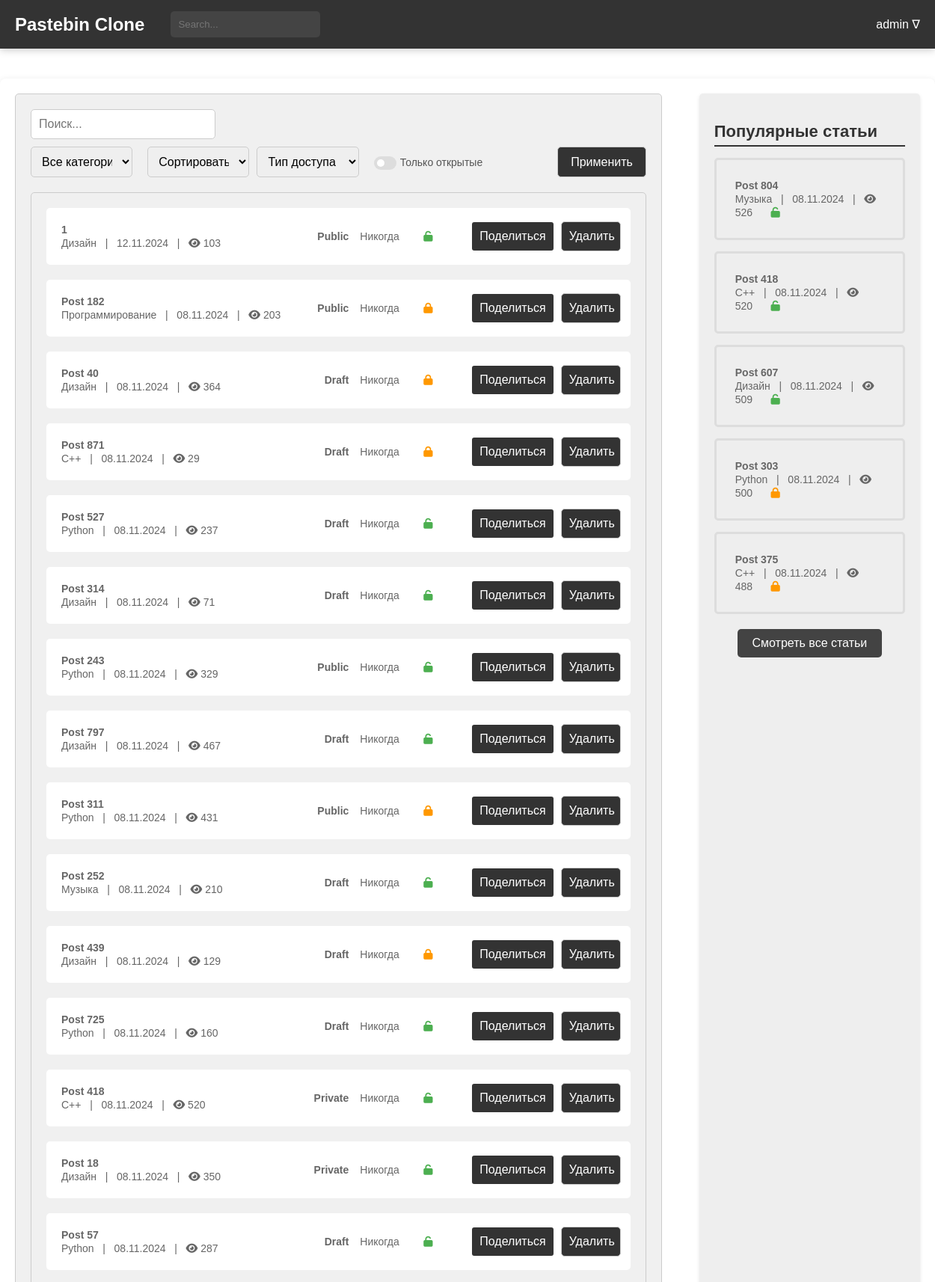
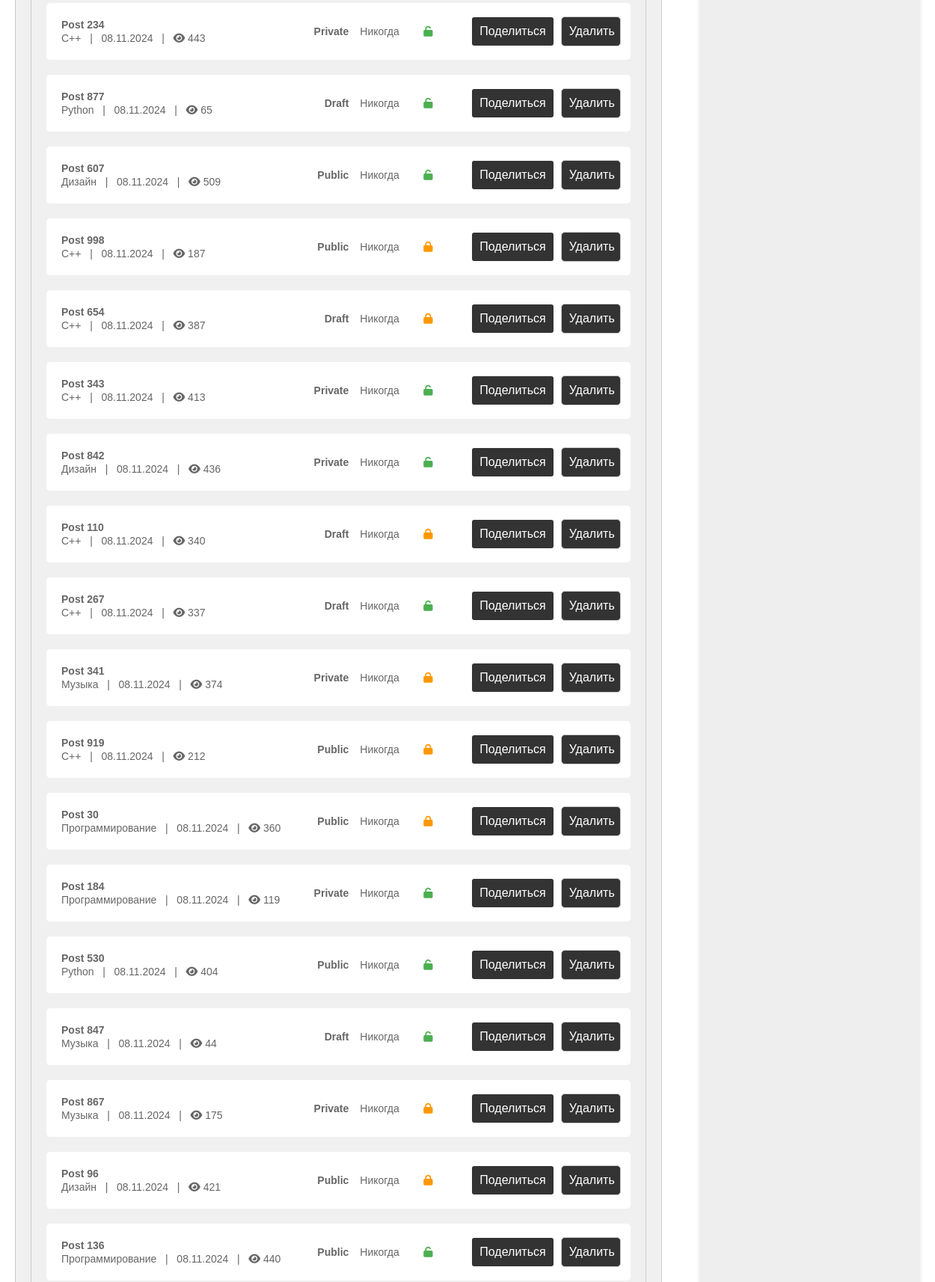
Screenshot of /users/posts/ (signed in, upper part) with the database file from the repository (2 pictures, top to bottom).
### users/models.py (models this page shows, shortened)
class CustomUser(AbstractUser):
    bio = models.TextField(blank=True, null=True)
    favorites = models.ManyToManyField('blog.Paste', related_name='favorited_by', blank=True)
    address = models.CharField(max_length=100, blank=True, null=True)
    avatar = models.ImageField(upload_to='avatars/', blank=True, null=True)
    groups = models.ManyToManyField(
        'auth.Group',
        related_name='customuser_set',
        blank=True
    )
    user_permissions = models.ManyToManyField(
        'auth.Permission',
        related_name='customuser_set',
        blank=True
    )
    class Meta:
        verbose_name = "Пользователь"
        verbose_name_plural = "Пользователи"

### blog/models.py (models this page shows, shortened)
class Paste(models.Model):
    ACCESS_STATUS_CHOICES = [
        (0, 'Private'),
        (1, 'Public'),
        (2, 'Draft'),
    ]
    TIME_LIVE_CHOICES = [
        (None, 'Никогда'),
        (timedelta(minutes=2), 'Через 2 минуты'),
        (timedelta(hours=1), 'Через 1 час'),
        (timedelta(days=1), 'Через 1 день'),
        (timedelta(weeks=1), 'Через 1 неделю'),
    ]
    title = models.CharField(max_length=200)
    content = models.TextField()
    author = models.ForeignKey(User, on_delete=models.CASCADE)
    created_at = models.DateTimeField(auto_now_add=True)
    updated_at = models.DateTimeField(auto_now=True)
    slug = models.UUIDField(default=uuid.uuid4, editable=False, unique=True)
    tags = models.ManyToManyField(Tag, related_name='posts')
    category = models.ForeignKey(Category, on_delete=models.SET_NULL, null=True)
    access_status = models.IntegerField(choices=ACCESS_STATUS_CHOICES, default=1)
    time_live = models.DurationField(null=True, blank=True)
    password = models.CharField(max_length=100, null=True, blank=True)
    is_delete_after_read = models.BooleanField(default=False)
    views_count = models.PositiveIntegerField(default=0)
    favourite_count = models.PositiveIntegerField(default=0)
    def get_absolute_url(self):
        return reverse('blog:post-detail', kwargs={'slug': self.slug})
    def get_deletion_date(self):
        if self.time_live:
            deletion_date = timezone.now() + self.time_live
            return deletion_date.strftime('%d.%m.%Y')
        return "Никогда"
    def get_formatted_created_at(self):
        return self.created_at.strftime('%d.%m.%Y')
    class Meta:
        verbose_name = 'Паста'
        verbose_name_plural = 'Паста'

class Category(models.Model):
    name = models.CharField(max_length=30, unique=True)
    parent = models.ForeignKey(
        'self',
        on_delete=models.CASCADE,
        null=True, blank=True,
        related_name='subcategories'
    )
    def __str__(self):
        return self.name
    class Meta:
        verbose_name = 'Категория'
        verbose_name_plural = 'Категории'

### users/views.py (the view)
# urls.py: path('posts/', views.posts_list, name='posts-list'),
@login_required
def posts_list(request):
    user = request.user
    posts = Paste.objects.filter(author=user).order_by('-created_at')
    popular_posts = Paste.objects.order_by('-views_count')[:5]
    categories = Category.objects.all()
    category = request.GET.get('category')
    sort_by = request.GET.get('sort')
    access_status = request.GET.get('access_status')
    has_password = request.GET.get('has_password')
    search_query = request.GET.get('search', '')
    posts = sort_and_filter(posts, category, sort_by, access_status, has_password, search_query)
    return render(request, 'users_posts.html', {
        'posts': posts,
        'popular_posts': popular_posts,
        'categories': categories,
        'selected_category': category,
        'selected_sort': sort_by,
        'has_password': has_password,
        'search_query': search_query
    })

### general/context_processors.py (called while the page is built)
def unread_counts(request):
    if request.user.is_authenticated:
        unread_messages_count = Messages.objects.filter(user=request.user, is_checked=False).count()
        unread_notifications_count = Notifications.objects.filter(user=request.user, is_checked=False).count()
    else:
        unread_messages_count = 0
        unread_notifications_count = 0
    return {
        'unread_messages_count': unread_messages_count,
        'unread_notifications_count': unread_notifications_count,
    }

### users/templates/users_posts.html (shortened to what this page needs)
{% extends 'blog/temps/base.html' %}
{% load static %}
{% block head %}
    <link rel="stylesheet" type="text/css" href="{% static 'css/users_posts.css' %}">
{% endblock %}
{% block content %}
<main>
    <div class="main-container">
        <div class="post-filter">
            <form method="get" action="{% url 'users:posts-list' %}">
                <input type="search" name="search" placeholder="Поиск..." value="{{ search_query }}">
                <div style="display: flex; justify-content: space-between; margin-top: 10px;">
                    <select name="category" style="width: 35%;">
                        <option value="">Все категории</option>
                    </select>
                    <select name="sort" style="width: 35%; margin-left: 20px;">
                        <option value="">Сортировать по</option>
                    </select>
                    <select name="access_status" style="width: 35%; margin-left: 10px;">
                        <option value="">Тип доступа</option>
                    </select>
                    <div class="checkbox-container">
                        <label for="has_password">
                            <span>Только открытые</span>
                            <span></span>
                            <span></span>
                        </label>
                    </div>
                    <button type="submit" style="margin-left: 100px;">Применить</button>
                </div>
            </form>
            <div class="post-list">
                <ul>
                    {% for post in posts %}
                    <li class="post-item">
                        <div class="post-details">
                            <a href="{% url 'blog:post-detail' post.slug %}">
                                <span class="article-title">{{ post.title }}</span>
                                <br>
                                <span class="article-meta">{{ post.category }} &nbsp; | &nbsp; {{ post.get_formatted_created_at }} &nbsp; |  &nbsp;
                                    <i class="fa fa-eye"></i> <span class="view-count">{{post.views_count}}</span></span>
                            </a>
                        </div>
                        <div class="post-actions">
                            <span class="post-status">{{ post.get_access_status_display }}</span>
                            <span class="post-time">{{ post.get_deletion_date }}</span>
                            {% if post.password %}
                            <span><i class="fa fa-lock" aria-hidden="true" style="color: #FF9800;"></i></span>
                            {% else %}
                            <span><i class="fa fa-unlock" aria-hidden="true" style="color: #4CAF50;"></i></span>
                            {% endif %}
                            <button class="post-share-button" onclick="copyToClipboard('{{ post.get_absolute_url }}')">
                                Поделиться
                            </button>
                            <form method="post" action="{% url 'blog:post-delete' post.id %}">
                                <button type="submit">Удалить</button>
                            </form>
                        </div>
                    </li>
                    {% endfor %}
                </ul>
            </div>
        </div>
        {% include 'blog/temps/popular_posts.html' %}
    </div>
</main>
{% endblock %}

### blog/templates/blog/temps/header.html (shortened to what this page needs)
{% load static %}
<head>
    <link rel="stylesheet" type="text/css" href="{% static 'css/header.css' %}">
</head>
<header>
    <div class="header-container">
        <a href="{% url 'blog:index' %}" style='all: unset;'>
            <div class="header-logo">Pastebin Clone</div>
        </a>
        <div class="header-search">
            <form method="get" action="{% url 'blog:posts-list' %}">
                <input type="search" name="search" placeholder="Search..." value="{{ search_query }}">
            </form>
        </div>
        {% if request.user.is_authenticated %}
        <div class="header-auth">
            <span class="dropdown-toggle" style="margin-left: 10px; position: relative;">
                {{ request.user.username }} &#8711;
            </span>
        </div>
        {% else %}
        <div class="header-auth">
            <a href="{% url 'users:login' %}" class="auth-link">Log In /</a>
            <a href="{% url 'users:register' %}" class="auth-link">Sign In</a>
        </div>
        {% endif %}
    </div>
</header>

### blog/templates/blog/temps/popular_posts.html
{% load static %}
<head>
    <link rel="stylesheet" type="text/css" href="{% static 'css/popular_posts.css' %}">
    <link rel="stylesheet" href="https://cdnjs.cloudflare.com/ajax/libs/font-awesome/6.0.0-beta3/css/all.min.css">
</head>
<div class="right-block">
    <h2>Популярные статьи</h2>
    <ul>
        {% for popular_post in popular_posts %}
        <li>
            <a href="{% url 'blog:post-detail' popular_post.slug %}">
                <span class="article-title">{{popular_post.title}}</span>
                <br>
                <span class="article-meta">{{ popular_post.category }} &nbsp; | &nbsp; {{ popular_post.get_formatted_created_at }} &nbsp; |  &nbsp;
                                    <i class="fa fa-eye"></i> <span
                            class="view-count">{{popular_post.views_count}}</span></span>
                {% if popular_post.password %}
                <span><i class="fa fa-lock" aria-hidden="true" style="color: #FF9800;"></i></span>
                {% else %}
                <span><i class="fa fa-unlock" aria-hidden="true" style="color: #4CAF50;"></i></span>
                {% endif %}
            </a>
        </li>
        {% endfor %}
    </ul>
     <div class="all-posts-link">
        <a href="{% url 'blog:posts-list' %}">Смотреть все статьи</a>
    </div>
</div>

### users/static/css/users_posts.css (style rules this page uses)
body { margin: 0; padding: 0; font-family: Arial, sans-serif; }
.main-container { display: flex; justify-content: space-between; max-width: 1400px; margin: 40px auto; padding: 20px; box-shadow: 0 2px 10px rgba(0, 0, 0, 0.1); border-radius: 8px; background-color: #ffffff; }
.right-block { width: 30%; background-color: #eeeeee; padding: 20px; height: auto; border-radius: 5px; margin-left: 50px; }
.post-list ul { list-style: none; padding: 0; margin: 0; }
.post-list li { margin-bottom: 20px; }
.post-list a { display: block; padding: 10px; background-color: #fff; border-radius: 5px; text-decoration: none; color: #333; transition: background-color 0.3s; }
.post-list span { font-size: 14px; color: #666; }
.post-filter { background-color: #f0f0f0; padding: 20px; border: 1px solid #ccc; border-radius: 5px; margin-bottom: 20px; }
.post-filter form { display: flex; flex-wrap: wrap; justify-content: space-between; }
.post-filter input[type="search"], .post-filter select, .post-filter button[type="submit"] { width: 30%; padding: 10px; font-size: 16px; border: 1px solid #ccc; border-radius: 5px; }
.post-filter button[type="submit"] { background-color: #333; color: #fff; cursor: pointer; margin-left: auto; }
.post-list { background-color: #f0f0f0; border: 1px solid #ccc; border-radius: 5px; margin-top: 20px; padding: 20px; }
.post-item { display: flex; justify-content: space-between; align-items: center; margin-bottom: 20px; background-color: #fff; padding: 10px; border-radius: 5px; transition: background-color 0.3s; }
.post-details { display: flex; flex-direction: column; gap: 10px; }
.post-actions { display: flex; align-items: center; justify-content: space-between; min-width: 350px; }
.post-actions span { margin-right: 15px; }
.post-actions form { display: inline; margin: 0; padding: 0; }
.post-actions button { width: 30%; padding: 10px; font-size: 16px; background-color: #333; color: white; border: none; border-radius: 3px; cursor: pointer; transition: background-color 0.3s; min-width: 80px; }
.post-time { color: #FF9800; min-width: 120px; display: inline-block; }
.post-status { font-weight: bold; color: #4CAF50; }
.post-time { color: #FF9800; }
.right-block h2 { font-size: 22px; font-weight: bold; margin-bottom: 15px; color: #333; border-bottom: 2px solid #333333FF; padding-bottom: 5px; }
.right-block ul { list-style: none; padding: 0; margin: 0; }
.right-block li { margin-bottom: 15px; padding: 10px; border: 3px solid #ddd; border-radius: 5px; transition: background-color 0.3s; }
.right-block a { display: block; padding: 15px; color: #333; text-decoration: none; border-radius: 5px; transition: background-color 0.3s; }
.right-block span { font-size: 14px; color: #666; }
.right-block i { font-size: 14px; margin-right: 5px; }
.article-title { font-weight: bold; font-size: 34px; }
.post-share-button { padding: 5px 15px; background-color: #f44336; color: white; border: none; border-radius: 3px; cursor: pointer; transition: background-color 0.3s; min-width: 80px; margin-right: 10px; }
.post-actions i.fa-lock { color: #FF9800; }
.post-actions i.fa-unlock { color: #4CAF50; }
.post-actions i.fa-lock, .post-actions i.fa-unlock { margin-left: -50px; }
.view-count { margin-left: 0; }
.checkbox-container { margin-left: 20px; display: flex; align-items: center; }
.checkbox-container label { position: relative; display: flex; align-items: center; cursor: pointer; font-size: 18px; color: #555; white-space: nowrap; }
.checkbox-container label span:first-child { position: relative; padding-left: 35px; font-size: 14px; }
.checkbox-container label span:nth-child(2) { position: absolute; left: 0; top: 0; width: 30px; height: 18px; background-color: #ddd; border-radius: 15px; transition: 0.3s; }
.checkbox-container label span:nth-child(3) { position: absolute; left: 4px; top: 4px; width: 10px; height: 10px; background-color: #fff; border-radius: 50%; transition: 0.3s; }

### blog/static/css/footer.css (style rules this page uses)
html, body { height: 100%; margin: 0; }
body { display: flex; flex-direction: column; }
main { flex: 1; }

### rows the page displays
CustomUser: user.username "admin"
Paste: title "1", category "Дизайн", get_formatted_created_at "12.11.2024", views_count "103", access_status "Public", get_deletion_date "Никогда"
Paste: title "Post 182", category "Программирование", get_formatted_created_at "08.11.2024", views_count "203", access_status "Public", get_deletion_date "Никогда"
Paste: title "Post 40", category "Дизайн", get_formatted_created_at "08.11.2024", views_count "364", access_status "Draft", get_deletion_date "Никогда"
Paste: title "Post 871", category "С++", get_formatted_created_at "08.11.2024", views_count "29", access_status "Draft", get_deletion_date "Никогда"
Paste: title "Post 527", category "Python", get_formatted_created_at "08.11.2024", views_count "237", access_status "Draft", get_deletion_date "Никогда"
Paste: title "Post 314", category "Дизайн", get_formatted_created_at "08.11.2024", views_count "71", access_status "Draft", get_deletion_date "Никогда"
Paste: title "Post 243", category "Python", get_formatted_created_at "08.11.2024", views_count "329", access_status "Public", get_deletion_date "Никогда"
Paste: title "Post 797", category "Дизайн", get_formatted_created_at "08.11.2024", views_count "467", access_status "Draft", get_deletion_date "Никогда"
Paste: title "Post 311", category "Python", get_formatted_created_at "08.11.2024", views_count "431", access_status "Public", get_deletion_date "Никогда"
Paste: title "Post 252", category "Музыка", get_formatted_created_at "08.11.2024", views_count "210", access_status "Draft", get_deletion_date "Никогда"
Paste: title "Post 439", category "Дизайн", get_formatted_created_at "08.11.2024", views_count "129", access_status "Draft", get_deletion_date "Никогда"
Paste: title "Post 725", category "Python", get_formatted_created_at "08.11.2024", views_count "160", access_status "Draft", get_deletion_date "Никогда"
Paste: title "Post 418", category "С++", get_formatted_created_at "08.11.2024", views_count "520", access_status "Private", get_deletion_date "Никогда"
Paste: title "Post 18", category "Дизайн", get_formatted_created_at "08.11.2024", views_count "350", access_status "Private", get_deletion_date "Никогда"
Paste: title "Post 57", category "Python", get_formatted_created_at "08.11.2024", views_count "287", access_status "Draft", get_deletion_date "Никогда"
Paste: title "Post 234", category "С++", get_formatted_created_at "08.11.2024", views_count "443", access_status "Private", get_deletion_date "Никогда"
Paste: title "Post 877", category "Python", get_formatted_created_at "08.11.2024", views_count "65", access_status "Draft", get_deletion_date "Никогда"
Paste: title "Post 607", category "Дизайн", get_formatted_created_at "08.11.2024", views_count "509", access_status "Public", get_deletion_date "Никогда"
Paste: title "Post 998", category "С++", get_formatted_created_at "08.11.2024", views_count "187", access_status "Public", get_deletion_date "Никогда"
Paste: title "Post 654", category "С++", get_formatted_created_at "08.11.2024", views_count "387", access_status "Draft", get_deletion_date "Никогда"
Paste: title "Post 343", category "С++", get_formatted_created_at "08.11.2024", views_count "413", access_status "Private", get_deletion_date "Никогда"
Paste: title "Post 842", category "Дизайн", get_formatted_created_at "08.11.2024", views_count "436", access_status "Private", get_deletion_date "Никогда"
Paste: title "Post 110", category "С++", get_formatted_created_at "08.11.2024", views_count "340", access_status "Draft", get_deletion_date "Никогда"
Paste: title "Post 267", category "С++", get_formatted_created_at "08.11.2024", views_count "337", access_status "Draft", get_deletion_date "Никогда"
Paste: title "Post 341", category "Музыка", get_formatted_created_at "08.11.2024", views_count "374", access_status "Private", get_deletion_date "Никогда"
Paste: title "Post 919", category "С++", get_formatted_created_at "08.11.2024", views_count "212", access_status "Public", get_deletion_date "Никогда"
Paste: title "Post 30", category "Программирование", get_formatted_created_at "08.11.2024", views_count "360", access_status "Public", get_deletion_date "Никогда"
Paste: title "Post 184", category "Программирование", get_formatted_created_at "08.11.2024", views_count "119", access_status "Private", get_deletion_date "Никогда"
Paste: title "Post 530", category "Python", get_formatted_created_at "08.11.2024", views_count "404", access_status "Public", get_deletion_date "Никогда"
Paste: title "Post 847", category "Музыка", get_formatted_created_at "08.11.2024", views_count "44", access_status "Draft", get_deletion_date "Никогда"
Paste: title "Post 867", category "Музыка", get_formatted_created_at "08.11.2024", views_count "175", access_status "Private", get_deletion_date "Никогда"
Paste: title "Post 96", category "Дизайн", get_formatted_created_at "08.11.2024", views_count "421", access_status "Public", get_deletion_date "Никогда"
Paste: title "Post 136", category "Программирование", get_formatted_created_at "08.11.2024", views_count "440", access_status "Public", get_deletion_date "Никогда"
Paste: title "Post 804", category "Музыка", get_formatted_created_at "08.11.2024", views_count "526"
Paste: title "Post 303", category "Python", get_formatted_created_at "08.11.2024", views_count "500"
Paste: title "Post 375", category "С++", get_formatted_created_at "08.11.2024", views_count "488"
